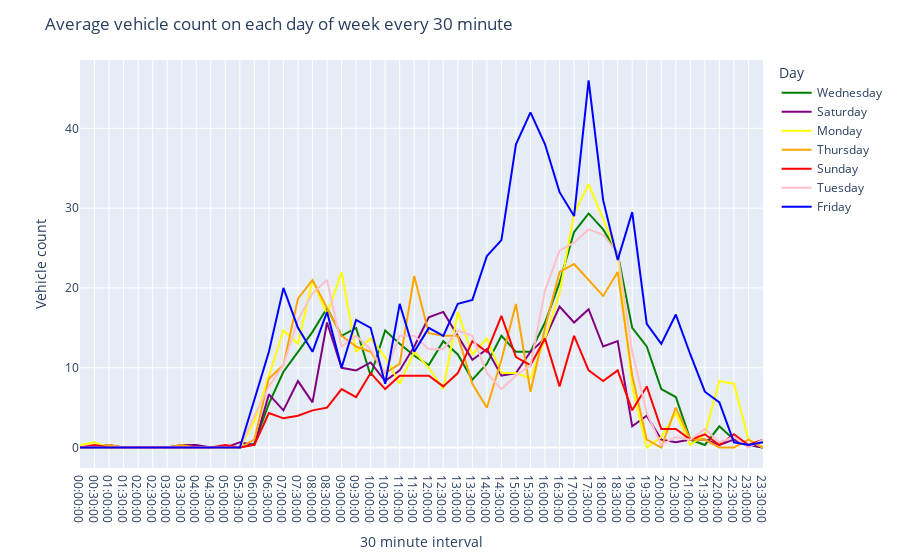
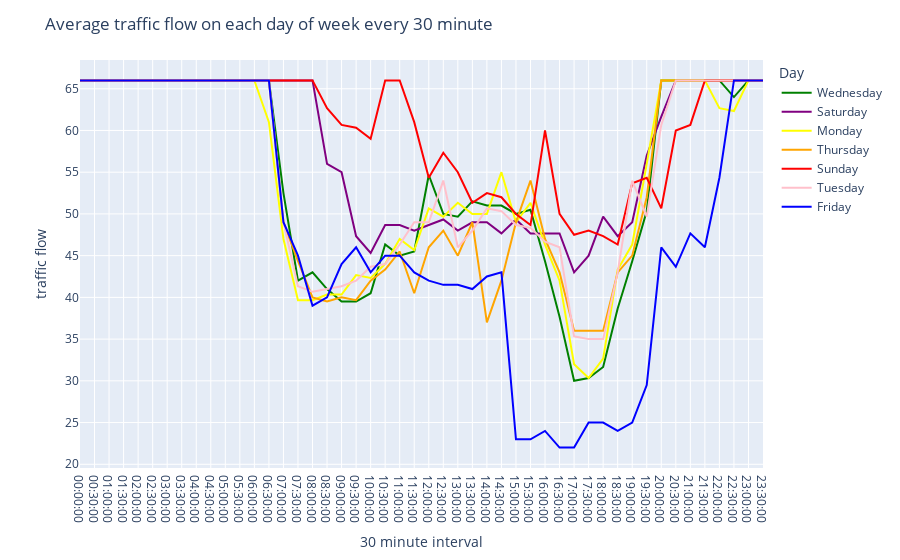

The cell these charts' notebook holds for them, in order:
### Markdown cell above
## Average number of each type of vehicle and traffic flow in each day of week

### Code cell
def avg_on_day_of_week(selected_attr, title='title', xla='x', yla='y'):
    
    color_map = {
        "Monday": "yellow",
        "Tuesday": "pink",
        "Wednesday": "green",
        "Thursday": "orange",
        "Friday": "blue",
        "Saturday": "purple",
        "Sunday": "red"
    }

    # Extract day names
    df['Day'] = df['time'].dt.day_name()

    grouped = df.groupby(['Day', 'half_hour_interval'])[selected_attr].mean().reset_index().sort_values('half_hour_interval', ascending=False)
    
    fig = px.line(
        grouped, 
        y=selected_attr, 
        x='half_hour_interval',
        color='Day',
        color_discrete_map=color_map,
    )
    fig.update_layout(
        xaxis=dict(title=xla, autorange="reversed"),
        title=title,
        yaxis_title=yla
    )
    fig.show()
    
avg_on_day_of_week(['total_vehicle'], 'Average vehicle count on each day of week every 30 minute', '30 minute interval', 'Vehicle count')
avg_on_day_of_week(FLOW_FEATURE, 'Average traffic flow on each day of week every 30 minute', '30 minute interval', 'traffic flow')

### Figure 1 — Plotly figure (JSON) as saved in the notebook; plotly's stock layout.template omitted (floating-point values rounded to 4 significant figures)
{"data": [{"hovertemplate": "Day=Wednesday<br>variable=total_vehicle<br>half_hour_interval=%{x}<br>value=%{y}<extra></extra>", "legendgroup": "Wednesday", "line": {"color": "green", "dash": "solid"}, "marker": {"symbol": "circle"}, "mode": "lines", "name": "Wednesday", "orientation": "v", "showlegend": true, "type": "scatter", "x": ["23:30:00", "23:00:00", "22:30:00", "22:00:00", "21:30:00", "21:00:00", "20:30:00", "20:00:00", "19:30:00", "19:00:00", "18:30:00", "18:00:00", "17:30:00", "17:00:00", "16:30:00", "16:00:00", "15:30:00", "15:00:00", "14:30:00", "14:00:00", "13:30:00", "13:00:00", "12:30:00", "12:00:00", "11:30:00", "11:00:00", "10:30:00", "10:00:00", "09:30:00", "09:00:00", "08:30:00", "08:00:00", "07:30:00", "07:00:00", "06:30:00", "06:00:00", "05:30:00", "05:00:00", "04:30:00", "04:00:00", "03:30:00", "03:00:00", "02:30:00", "02:00:00", "01:30:00", "01:00:00", "00:30:00", "00:00:00"], "xaxis": "x", "y": [0.0, 0.3333, 1.0, 2.667, 0.3333, 1.0, 6.333, 7.333, 12.67, 15.0, 24.33, 27.33, 29.33, 27.0, 20.67, 15.67, 12.0, 12.0, 14.0, 10.5, 8.5, 11.67, 13.33, 10.33, 11.5, 13.0, 14.67, 9.0, 15.0, 14.0, 17.5, 14.5, 12.0, 9.5, 5.5, 0.5, 0.0, 0.0, 0.0, 0.0, 0.0, 0.0, 0.0, 0.0, 0.0, 0.0, 0.0, 0.0], "yaxis": "y"}, {"hovertemplate": "Day=Saturday<br>variable=total_vehicle<br>half_hour_interval=%{x}<br>value=%{y}<extra></extra>", "legendgroup": "Saturday", "line": {"color": "purple", "dash": "solid"}, "marker": {"symbol": "circle"}, "mode": "lines", "name": "Saturday", "orientation": "v", "showlegend": true, "type": "scatter", "x": ["23:30:00", "23:00:00", "22:30:00", "22:00:00", "21:30:00", "21:00:00", "20:30:00", "20:00:00", "19:30:00", "19:00:00", "18:30:00", "18:00:00", "17:30:00", "17:00:00", "16:30:00", "16:00:00", "15:30:00", "15:00:00", "14:30:00", "14:00:00", "13:30:00", "13:00:00", "12:30:00", "12:00:00", "11:30:00", "11:00:00", "10:30:00", "10:00:00", "09:30:00", "09:00:00", "08:30:00", "08:00:00", "07:30:00", "07:00:00", "06:30:00", "06:00:00", "05:30:00", "05:00:00", "04:30:00", "04:00:00", "03:30:00", "03:00:00", "02:30:00", "02:00:00", "01:30:00", "01:00:00", "00:30:00", "00:00:00"], "xaxis": "x", "y": [0.0, 0.3333, 1.0, 0.3333, 1.0, 1.0, 0.6667, 1.0, 4.0, 2.667, 13.33, 12.67, 17.33, 15.67, 17.67, 13.67, 12.0, 9.333, 9.0, 12.33, 11.0, 14.0, 17.0, 16.33, 12.67, 9.667, 8.333, 10.67, 9.667, 10.0, 15.67, 5.667, 8.333, 4.667, 6.667, 0.3333, 0.6667, 0.0, 0.0, 0.3333, 0.3333, 0.0, 0.0, 0.0, 0.0, 0.3333, 0.0, 0.0], "yaxis": "y"}, {"hovertemplate": "Day=Monday<br>variable=total_vehicle<br>half_hour_interval=%{x}<br>value=%{y}<extra></extra>", "legendgroup": "Monday", "line": {"color": "yellow", "dash": "solid"}, "marker": {"symbol": "circle"}, "mode": "lines", "name": "Monday", "orientation": "v", "showlegend": true, "type": "scatter", "x": ["23:30:00", "23:00:00", "22:30:00", "22:00:00", "21:30:00", "21:00:00", "20:30:00", "20:00:00", "19:30:00", "19:00:00", "18:30:00", "18:00:00", "17:30:00", "17:00:00", "16:30:00", "16:00:00", "15:30:00", "15:00:00", "14:30:00", "14:00:00", "13:30:00", "13:00:00", "12:30:00", "12:00:00", "11:30:00", "11:00:00", "10:30:00", "10:00:00", "09:30:00", "09:00:00", "08:30:00", "08:00:00", "07:30:00", "07:00:00", "06:30:00", "06:00:00", "05:30:00", "05:00:00", "04:30:00", "04:00:00", "03:30:00", "03:00:00", "02:30:00", "02:00:00", "01:30:00", "01:00:00", "00:30:00", "00:00:00"], "xaxis": "x", "y": [0.0, 1.0, 8.0, 8.333, 1.667, 0.3333, 4.333, 1.333, 0.0, 7.667, 24.0, 28.67, 33.0, 29.33, 19.33, 13.67, 8.667, 9.333, 9.333, 13.67, 11.67, 17.0, 7.333, 10.0, 12.0, 8.0, 11.33, 13.67, 12.0, 22.0, 16.67, 21.0, 13.0, 14.67, 9.0, 3.333, 0.0, 0.0, 0.0, 0.0, 0.0, 0.0, 0.0, 0.0, 0.0, 0.0, 0.6667, 0.3333], "yaxis": "y"}, {"hovertemplate": "Day=Thursday<br>variable=total_vehicle<br>half_hour_interval=%{x}<br>value=%{y}<extra></extra>", "legendgroup": "Thursday", "line": {"color": "orange", "dash": "solid"}, "marker": {"symbol": "circle"}, "mode": "lines", "name": "Thursday", "orientation": "v", "showlegend": true, "type": "scatter", "x": ["23:30:00", "23:00:00", "22:30:00", "22:00:00", "21:30:00", "21:00:00", "20:30:00", "20:00:00", "19:30:00", "19:00:00", "18:30:00", "18:00:00", "17:00:00", "16:30:00", "16:00:00", "15:30:00", "15:00:00", "14:30:00", "14:00:00", "13:30:00", "13:00:00", "12:30:00", "12:00:00", "11:30:00", "11:00:00", "10:30:00", "10:00:00", "09:30:00", "09:00:00", "08:30:00", "08:00:00", "07:30:00", "07:00:00", "06:30:00", "06:00:00", "05:30:00", "05:00:00", "04:30:00", "04:00:00", "03:30:00", "03:00:00", "02:30:00", "02:00:00", "01:30:00", "01:00:00", "00:30:00", "00:00:00"], "xaxis": "x", "y": [0.0, 1.0, 0.0, 0.0, 1.0, 1.0, 5.0, 0.0, 1.0, 9.0, 22.0, 19.0, 23.0, 22.0, 15.0, 7.0, 18.0, 11.0, 5.0, 8.0, 14.0, 14.0, 14.33, 21.5, 10.5, 9.333, 12.0, 12.67, 14.0, 17.5, 21.0, 18.67, 10.33, 8.667, 1.0, 0.0, 0.0, 0.0, 0.0, 0.3333, 0.0, 0.0, 0.0, 0.0, 0.3333, 0.0, 0.0], "yaxis": "y"}, {"hovertemplate": "Day=Sunday<br>variable=total_vehicle<br>half_hour_interval=%{x}<br>value=%{y}<extra></extra>", "legendgroup": "Sunday", "line": {"color": "red", "dash": "solid"}, "marker": {"symbol": "circle"}, "mode": "lines", "name": "Sunday", "orientation": "v", "showlegend": true, "type": "scatter", "x": ["23:30:00", "23:00:00", "22:30:00", "22:00:00", "21:30:00", "21:00:00", "20:30:00", "20:00:00", "19:30:00", "19:00:00", "18:30:00", "18:00:00", "17:30:00", "17:00:00", "16:30:00", "16:00:00", "15:30:00", "15:00:00", "14:30:00", "14:00:00", "13:30:00", "13:00:00", "12:30:00", "12:00:00", "11:30:00", "11:00:00", "10:30:00", "10:00:00", "09:30:00", "09:00:00", "08:30:00", "08:00:00", "07:30:00", "07:00:00", "06:30:00", "06:00:00", "05:30:00", "05:00:00", "04:30:00", "04:00:00", "03:30:00", "03:00:00", "02:30:00", "02:00:00", "01:30:00", "01:00:00", "00:30:00", "00:00:00"], "xaxis": "x", "y": [1.0, 0.3333, 1.667, 0.3333, 1.667, 1.0, 2.333, 2.333, 7.667, 4.667, 9.667, 8.333, 9.667, 14.0, 7.667, 13.67, 10.33, 11.33, 16.5, 12.0, 13.33, 9.333, 7.667, 9.0, 9.0, 9.0, 7.333, 9.333, 6.333, 7.333, 5.0, 4.667, 4.0, 3.667, 4.333, 0.3333, 0.0, 0.3333, 0.0, 0.0, 0.0, 0.0, 0.0, 0.0, 0.0, 0.0, 0.3333, 0.0], "yaxis": "y"}, {"hovertemplate": "Day=Tuesday<br>variable=total_vehicle<br>half_hour_interval=%{x}<br>value=%{y}<extra></extra>", "legendgroup": "Tuesday", "line": {"color": "pink", "dash": "solid"}, "marker": {"symbol": "circle"}, "mode": "lines", "name": "Tuesday", "orientation": "v", "showlegend": true, "type": "scatter", "x": ["23:30:00", "23:00:00", "22:30:00", "22:00:00", "21:30:00", "21:00:00", "20:30:00", "20:00:00", "19:30:00", "19:00:00", "18:30:00", "18:00:00", "17:30:00", "17:00:00", "16:30:00", "16:00:00", "15:30:00", "15:00:00", "14:30:00", "14:00:00", "13:30:00", "13:00:00", "12:30:00", "12:00:00", "11:30:00", "11:00:00", "10:30:00", "10:00:00", "09:30:00", "09:00:00", "08:30:00", "08:00:00", "07:30:00", "07:00:00", "06:30:00", "06:00:00", "05:30:00", "05:00:00", "04:30:00", "04:00:00", "03:30:00", "03:00:00", "02:30:00", "02:00:00", "01:30:00", "01:00:00", "00:30:00", "00:00:00"], "xaxis": "x", "y": [1.0, 0.0, 1.333, 0.6667, 2.333, 1.0, 1.333, 0.3333, 4.333, 12.0, 24.33, 26.67, 27.33, 25.67, 24.67, 19.67, 10.33, 9.0, 7.333, 9.333, 14.0, 14.67, 12.33, 12.33, 14.0, 14.0, 9.333, 12.33, 14.0, 12.67, 21.0, 19.33, 16.0, 10.33, 7.667, 4.0, 0.0, 0.0, 0.0, 0.0, 0.0, 0.0, 0.0, 0.0, 0.0, 0.0, 0.0, 0.0], "yaxis": "y"}, {"hovertemplate": "Day=Friday<br>variable=total_vehicle<br>half_hour_interval=%{x}<br>value=%{y}<extra></extra>", "legendgroup": "Friday", "line": {"color": "blue", "dash": "solid"}, "marker": {"symbol": "circle"}, "mode": "lines", "name": "Friday", "orientation": "v", "showlegend": true, "type": "scatter", "x": ["23:30:00", "23:00:00", "22:30:00", "22:00:00", "21:30:00", "21:00:00", "20:30:00", "20:00:00", "19:30:00", "19:00:00", "18:30:00", "18:00:00", "17:30:00", "17:00:00", "16:30:00", "16:00:00", "15:30:00", "15:00:00", "14:30:00", "14:00:00", "13:30:00", "13:00:00", "12:30:00", "12:00:00", "11:30:00", "11:00:00", "10:30:00", "10:00:00", "09:30:00", "09:00:00", "08:30:00", "08:00:00", "07:30:00", "07:00:00", "06:30:00", "05:30:00", "05:00:00", "04:30:00", "04:00:00", "03:30:00", "03:00:00", "02:30:00", "02:00:00", "01:30:00", "01:00:00", "00:30:00", "00:00:00"], "xaxis": "x", "y": [0.6667, 0.3333, 0.6667, 5.667, 7.0, 11.67, 16.67, 13.0, 15.5, 29.5, 23.5, 31.0, 46.0, 29.0, 32.0, 38.0, 42.0, 38.0, 26.0, 24.0, 18.5, 18.0, 14.0, 15.0, 12.0, 18.0, 8.0, 15.0, 16.0, 10.0, 17.0, 12.0, 15.0, 20.0, 12.0, 0.0, 0.0, 0.0, 0.0, 0.0, 0.0, 0.0, 0.0, 0.0, 0.0, 0.0, 0.0], "yaxis": "y"}], "layout": {"legend": {"title": {"text": "Day"}, "tracegroupgap": 0}, "margin": {"t": 60}, "title": {"text": "Average vehicle count on each day of week every 30 minute"}, "xaxis": {"anchor": "y", "autorange": "reversed", "domain": [0, 1], "title": {"text": "30 minute interval"}}, "yaxis": {"anchor": "x", "domain": [0, 1], "title": {"text": "Vehicle count"}}}}

### Figure 2 — Plotly figure (JSON) as saved in the notebook; plotly's stock layout.template omitted (floating-point values rounded to 4 significant figures)
{"data": [{"hovertemplate": "Day=Wednesday<br>variable=currentSpeed<br>half_hour_interval=%{x}<br>value=%{y}<extra></extra>", "legendgroup": "Wednesday", "line": {"color": "green", "dash": "solid"}, "marker": {"symbol": "circle"}, "mode": "lines", "name": "Wednesday", "orientation": "v", "showlegend": true, "type": "scatter", "x": ["23:30:00", "23:00:00", "22:30:00", "22:00:00", "21:30:00", "21:00:00", "20:30:00", "20:00:00", "19:30:00", "19:00:00", "18:30:00", "18:00:00", "17:30:00", "17:00:00", "16:30:00", "16:00:00", "15:30:00", "15:00:00", "14:30:00", "14:00:00", "13:30:00", "13:00:00", "12:30:00", "12:00:00", "11:30:00", "11:00:00", "10:30:00", "10:00:00", "09:30:00", "09:00:00", "08:30:00", "08:00:00", "07:30:00", "07:00:00", "06:30:00", "06:00:00", "05:30:00", "05:00:00", "04:30:00", "04:00:00", "03:30:00", "03:00:00", "02:30:00", "02:00:00", "01:30:00", "01:00:00", "00:30:00", "00:00:00"], "xaxis": "x", "y": [66.0, 66.0, 64.0, 66.0, 66.0, 66.0, 66.0, 66.0, 50.33, 44.33, 38.67, 31.67, 30.33, 30.0, 37.67, 44.33, 50.5, 50.0, 51.0, 51.0, 51.5, 49.67, 50.0, 54.67, 45.5, 45.0, 46.33, 40.5, 39.5, 39.5, 41.0, 43.0, 42.0, 52.5, 66.0, 66.0, 66.0, 66.0, 66.0, 66.0, 66.0, 66.0, 66.0, 66.0, 66.0, 66.0, 66.0, 66.0], "yaxis": "y"}, {"hovertemplate": "Day=Saturday<br>variable=currentSpeed<br>half_hour_interval=%{x}<br>value=%{y}<extra></extra>", "legendgroup": "Saturday", "line": {"color": "purple", "dash": "solid"}, "marker": {"symbol": "circle"}, "mode": "lines", "name": "Saturday", "orientation": "v", "showlegend": true, "type": "scatter", "x": ["23:30:00", "23:00:00", "22:30:00", "22:00:00", "21:30:00", "21:00:00", "20:30:00", "20:00:00", "19:30:00", "19:00:00", "18:30:00", "18:00:00", "17:30:00", "17:00:00", "16:30:00", "16:00:00", "15:30:00", "15:00:00", "14:30:00", "14:00:00", "13:30:00", "13:00:00", "12:30:00", "12:00:00", "11:30:00", "11:00:00", "10:30:00", "10:00:00", "09:30:00", "09:00:00", "08:30:00", "08:00:00", "07:30:00", "07:00:00", "06:30:00", "06:00:00", "05:30:00", "05:00:00", "04:30:00", "04:00:00", "03:30:00", "03:00:00", "02:30:00", "02:00:00", "01:30:00", "01:00:00", "00:30:00", "00:00:00"], "xaxis": "x", "y": [66.0, 66.0, 66.0, 66.0, 66.0, 66.0, 66.0, 61.67, 57.0, 49.0, 47.33, 49.67, 45.0, 43.0, 47.67, 47.67, 47.67, 49.33, 47.67, 49.0, 49.0, 48.0, 49.33, 48.67, 48.0, 48.67, 48.67, 45.33, 47.33, 55.0, 56.0, 66.0, 66.0, 66.0, 66.0, 66.0, 66.0, 66.0, 66.0, 66.0, 66.0, 66.0, 66.0, 66.0, 66.0, 66.0, 66.0, 66.0], "yaxis": "y"}, {"hovertemplate": "Day=Monday<br>variable=currentSpeed<br>half_hour_interval=%{x}<br>value=%{y}<extra></extra>", "legendgroup": "Monday", "line": {"color": "yellow", "dash": "solid"}, "marker": {"symbol": "circle"}, "mode": "lines", "name": "Monday", "orientation": "v", "showlegend": true, "type": "scatter", "x": ["23:30:00", "23:00:00", "22:30:00", "22:00:00", "21:30:00", "21:00:00", "20:30:00", "20:00:00", "19:30:00", "19:00:00", "18:30:00", "18:00:00", "17:30:00", "17:00:00", "16:30:00", "16:00:00", "15:30:00", "15:00:00", "14:30:00", "14:00:00", "13:30:00", "13:00:00", "12:30:00", "12:00:00", "11:30:00", "11:00:00", "10:30:00", "10:00:00", "09:30:00", "09:00:00", "08:30:00", "08:00:00", "07:30:00", "07:00:00", "06:30:00", "06:00:00", "05:30:00", "05:00:00", "04:30:00", "04:00:00", "03:30:00", "03:00:00", "02:30:00", "02:00:00", "01:30:00", "01:00:00", "00:30:00", "00:00:00"], "xaxis": "x", "y": [66.0, 66.0, 62.33, 62.67, 66.0, 66.0, 66.0, 66.0, 56.0, 46.33, 43.33, 32.67, 30.33, 32.0, 42.0, 46.33, 51.33, 49.0, 55.0, 50.0, 50.0, 51.33, 49.67, 50.67, 45.67, 47.0, 44.0, 42.33, 42.67, 40.33, 40.33, 39.67, 39.67, 47.0, 61.0, 66.0, 66.0, 66.0, 66.0, 66.0, 66.0, 66.0, 66.0, 66.0, 66.0, 66.0, 66.0, 66.0], "yaxis": "y"}, {"hovertemplate": "Day=Thursday<br>variable=currentSpeed<br>half_hour_interval=%{x}<br>value=%{y}<extra></extra>", "legendgroup": "Thursday", "line": {"color": "orange", "dash": "solid"}, "marker": {"symbol": "circle"}, "mode": "lines", "name": "Thursday", "orientation": "v", "showlegend": true, "type": "scatter", "x": ["23:30:00", "23:00:00", "22:30:00", "22:00:00", "21:30:00", "21:00:00", "20:30:00", "20:00:00", "19:30:00", "19:00:00", "18:30:00", "18:00:00", "17:00:00", "16:30:00", "16:00:00", "15:30:00", "15:00:00", "14:30:00", "14:00:00", "13:30:00", "13:00:00", "12:30:00", "12:00:00", "11:30:00", "11:00:00", "10:30:00", "10:00:00", "09:30:00", "09:00:00", "08:30:00", "08:00:00", "07:30:00", "07:00:00", "06:30:00", "06:00:00", "05:30:00", "05:00:00", "04:30:00", "04:00:00", "03:30:00", "03:00:00", "02:30:00", "02:00:00", "01:30:00", "01:00:00", "00:30:00", "00:00:00"], "xaxis": "x", "y": [66.0, 66.0, 66.0, 66.0, 66.0, 66.0, 66.0, 66.0, 52.0, 45.0, 43.0, 36.0, 36.0, 43.0, 47.0, 54.0, 49.0, 42.0, 37.0, 49.0, 45.0, 48.0, 46.0, 40.5, 45.5, 43.33, 42.0, 39.67, 40.0, 39.5, 40.0, 44.33, 49.0, 66.0, 66.0, 66.0, 66.0, 66.0, 66.0, 66.0, 66.0, 66.0, 66.0, 66.0, 66.0, 66.0, 66.0], "yaxis": "y"}, {"hovertemplate": "Day=Sunday<br>variable=currentSpeed<br>half_hour_interval=%{x}<br>value=%{y}<extra></extra>", "legendgroup": "Sunday", "line": {"color": "red", "dash": "solid"}, "marker": {"symbol": "circle"}, "mode": "lines", "name": "Sunday", "orientation": "v", "showlegend": true, "type": "scatter", "x": ["23:30:00", "23:00:00", "22:30:00", "22:00:00", "21:30:00", "21:00:00", "20:30:00", "20:00:00", "19:30:00", "19:00:00", "18:30:00", "18:00:00", "17:30:00", "17:00:00", "16:30:00", "16:00:00", "15:30:00", "15:00:00", "14:30:00", "14:00:00", "13:30:00", "13:00:00", "12:30:00", "12:00:00", "11:30:00", "11:00:00", "10:30:00", "10:00:00", "09:30:00", "09:00:00", "08:30:00", "08:00:00", "07:30:00", "07:00:00", "06:30:00", "06:00:00", "05:30:00", "05:00:00", "04:30:00", "04:00:00", "03:30:00", "03:00:00", "02:30:00", "02:00:00", "01:30:00", "01:00:00", "00:30:00", "00:00:00"], "xaxis": "x", "y": [66.0, 66.0, 66.0, 66.0, 66.0, 60.67, 60.0, 50.67, 54.33, 53.67, 46.33, 47.33, 48.0, 47.5, 50.0, 60.0, 48.67, 50.0, 52.0, 52.5, 51.33, 55.0, 57.33, 54.33, 61.0, 66.0, 66.0, 59.0, 60.33, 60.67, 62.67, 66.0, 66.0, 66.0, 66.0, 66.0, 66.0, 66.0, 66.0, 66.0, 66.0, 66.0, 66.0, 66.0, 66.0, 66.0, 66.0, 66.0], "yaxis": "y"}, {"hovertemplate": "Day=Tuesday<br>variable=currentSpeed<br>half_hour_interval=%{x}<br>value=%{y}<extra></extra>", "legendgroup": "Tuesday", "line": {"color": "pink", "dash": "solid"}, "marker": {"symbol": "circle"}, "mode": "lines", "name": "Tuesday", "orientation": "v", "showlegend": true, "type": "scatter", "x": ["23:30:00", "23:00:00", "22:30:00", "22:00:00", "21:30:00", "21:00:00", "20:30:00", "20:00:00", "19:30:00", "19:00:00", "18:30:00", "18:00:00", "17:30:00", "17:00:00", "16:30:00", "16:00:00", "15:30:00", "15:00:00", "14:30:00", "14:00:00", "13:30:00", "13:00:00", "12:30:00", "12:00:00", "11:30:00", "11:00:00", "10:30:00", "10:00:00", "09:30:00", "09:00:00", "08:30:00", "08:00:00", "07:30:00", "07:00:00", "06:30:00", "06:00:00", "05:30:00", "05:00:00", "04:30:00", "04:00:00", "03:30:00", "03:00:00", "02:30:00", "02:00:00", "01:30:00", "01:00:00", "00:30:00", "00:00:00"], "xaxis": "x", "y": [66.0, 66.0, 66.0, 66.0, 66.0, 66.0, 66.0, 60.67, 49.67, 54.0, 43.0, 35.0, 35.0, 35.33, 46.0, 46.67, 48.33, 48.67, 50.33, 50.67, 48.0, 46.0, 54.0, 49.0, 49.0, 46.33, 44.0, 43.67, 42.0, 41.33, 41.0, 40.67, 41.33, 49.0, 66.0, 66.0, 66.0, 66.0, 66.0, 66.0, 66.0, 66.0, 66.0, 66.0, 66.0, 66.0, 66.0, 66.0], "yaxis": "y"}, {"hovertemplate": "Day=Friday<br>variable=currentSpeed<br>half_hour_interval=%{x}<br>value=%{y}<extra></extra>", "legendgroup": "Friday", "line": {"color": "blue", "dash": "solid"}, "marker": {"symbol": "circle"}, "mode": "lines", "name": "Friday", "orientation": "v", "showlegend": true, "type": "scatter", "x": ["23:30:00", "23:00:00", "22:30:00", "22:00:00", "21:30:00", "21:00:00", "20:30:00", "20:00:00", "19:30:00", "19:00:00", "18:30:00", "18:00:00", "17:30:00", "17:00:00", "16:30:00", "16:00:00", "15:30:00", "15:00:00", "14:30:00", "14:00:00", "13:30:00", "13:00:00", "12:30:00", "12:00:00", "11:30:00", "11:00:00", "10:30:00", "10:00:00", "09:30:00", "09:00:00", "08:30:00", "08:00:00", "07:30:00", "07:00:00", "06:30:00", "05:30:00", "05:00:00", "04:30:00", "04:00:00", "03:30:00", "03:00:00", "02:30:00", "02:00:00", "01:30:00", "01:00:00", "00:30:00", "00:00:00"], "xaxis": "x", "y": [66.0, 66.0, 66.0, 54.33, 46.0, 47.67, 43.67, 46.0, 29.5, 25.0, 24.0, 25.0, 25.0, 22.0, 22.0, 24.0, 23.0, 23.0, 43.0, 42.5, 41.0, 41.5, 41.5, 42.0, 43.0, 45.0, 45.0, 43.0, 46.0, 44.0, 40.0, 39.0, 45.0, 49.0, 66.0, 66.0, 66.0, 66.0, 66.0, 66.0, 66.0, 66.0, 66.0, 66.0, 66.0, 66.0, 66.0], "yaxis": "y"}], "layout": {"legend": {"title": {"text": "Day"}, "tracegroupgap": 0}, "margin": {"t": 60}, "title": {"text": "Average traffic flow on each day of week every 30 minute"}, "xaxis": {"anchor": "y", "autorange": "reversed", "domain": [0, 1], "title": {"text": "30 minute interval"}}, "yaxis": {"anchor": "x", "domain": [0, 1], "title": {"text": "traffic flow"}}}}
